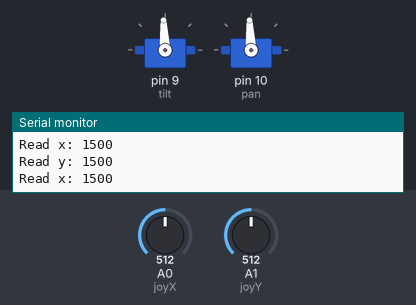
Recording of a sketch running on a simulated Arduino Uno, built with avr-gcc and run on an emulated ATmega328P. On the bench: 2 × servo, the last lines printed to the serial monitor. The test bench sets the inputs (shaded band); at power-on: A0 (joyX) = 512, A1 (joyY) = 512.

Above: at 1.2 s.
1.3 s: A0 (joyX) set to 716
At 2.0 s:
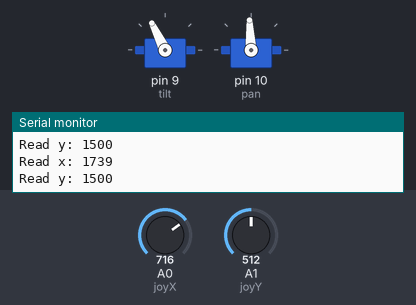
2.8 s: A1 (joyY) set to 716
At 3.8 s:
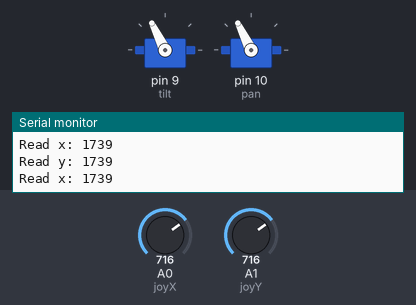
4.3 s: A0 (joyX) set to 900
At 5.5 s:
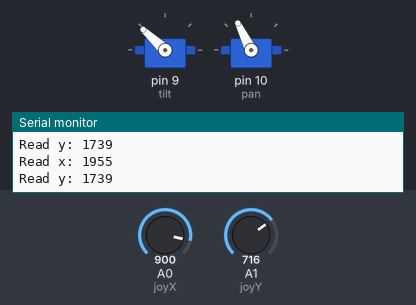
5.8 s: A1 (joyY) set to 900
At 6.1 s:
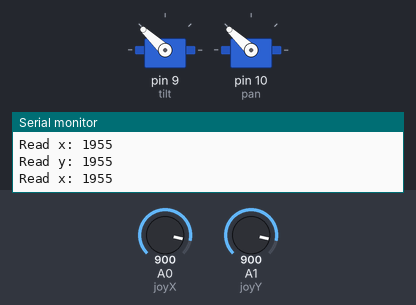
7.3 s: A0 (joyX) set to 1023
At 7.7 s:
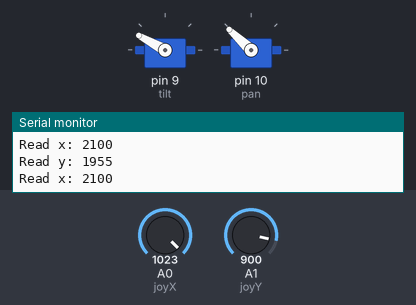
8.8 s: A1 (joyY) set to 1023
At 9.5 s:
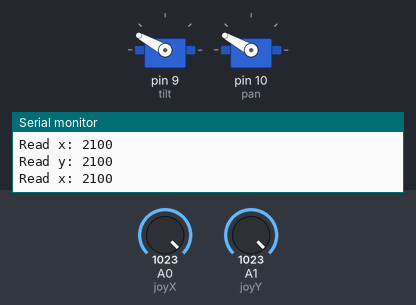
Timing chart, 0 to 11.3 s (numbered marks = the images above; inputs shaded):
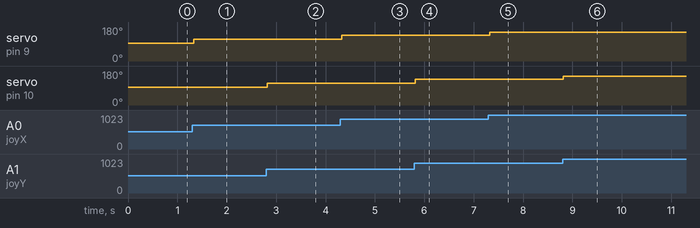

The sketch:

_387_final_servo_withjoystick.ino
```cpp
#include <Servo.h>
Servo tilt; //creates servo object for x axis
Servo pan; // Creates servo object for y axis
int joyX = A0; // Analog pin connected to x-axis servo
int joyY = A1; // Analog pin connected to y-axis servo
int x;
int y; // Variables to read values

void setup() {
tilt.attach(9); // Attach tilt servo on pin 9 to the servo x object
pan.attach(10); // Attach pan servo on pin 10 to the servo y object

Serial.begin(9600); //begins serial monitor

}

void loop() {
x = joyX; // Read value of x-axis (between 0 and 1023)
y = joyY; // Read value of y-axis (between 0 and 1023)
x = map(analogRead(joyX), 0, 1023, 900, 2100); // Scale it to use with servo between 900 to 2100 microseconds
Serial.print("Read x: ");
Serial.println(x);

y = map(analogRead(joyY), 0, 1023, 900, 2100);
Serial.print("Read y: ");
Serial.println(y);
tilt.write(x); // Set servo position according to scaled value
pan.write(y); // sets second servo position according to a scaled value
delay(15); // Wait for servos to get to new position
}
```

Measured:
- after the input at 1.3 s, servo on pin 9 (tilt): 93° → 116° at once
- after the input at 2.8 s, servo on pin 10 (pan): 93° → 116° at once
- after the input at 4.3 s, servo on pin 9 (tilt): 116° → 137° at once
- after the input at 5.8 s, servo on pin 10 (pan): 116° → 137° at once
- after the input at 7.3 s, servo on pin 9 (tilt): 137° → 151° at once
- after the input at 8.8 s, servo on pin 10 (pan): 137° → 151° at once
